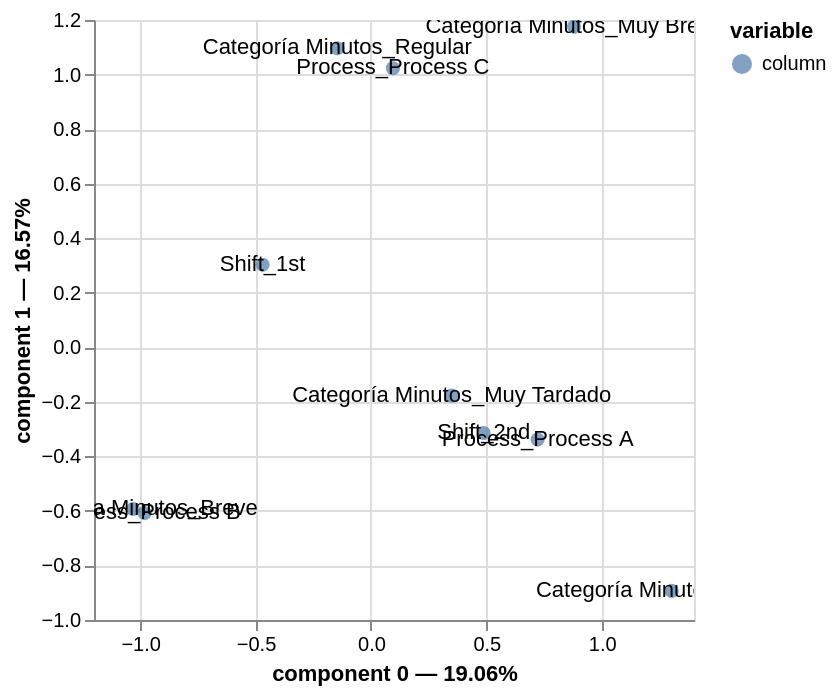

Notebook code cell kept with this figure:
### Markdown cell above
Una vez actualizado nuestro df con esta nueva categoría, corremos el modelo de análisis de correspondencia.

### Code cell
warnings.filterwarnings("ignore", category=FutureWarning)
var_cat = ['Categoría Minutos', 'Shift', 'Process']

# Creación de instancia del modelo
mca = prince.MCA(n_components = 2)
# Ajuste del modelo a los datos
mca = mca.fit(df[var_cat])
# Crea gráfico
ax = mca.plot(df[var_cat], show_column_labels=True, show_row_markers=False)
ax

### Figure 1 — Vega-Lite specification as saved in the notebook (floating-point values rounded to 4 significant figures)
{"config": {"view": {"continuousWidth": 300, "continuousHeight": 300}}, "layer": [{"mark": {"type": "circle", "size": 50}, "encoding": {"color": {"field": "variable", "type": "nominal"}, "tooltip": [{"field": "variable", "type": "nominal"}, {"field": "value", "type": "nominal"}, {"field": "component 0", "type": "quantitative"}, {"field": "component 1", "type": "quantitative"}], "x": {"axis": {"title": "component 0 — 19.06%"}, "field": "component 0", "scale": {"zero": false}, "type": "quantitative"}, "y": {"axis": {"title": "component 1 — 16.57%"}, "field": "component 1", "scale": {"zero": false}, "type": "quantitative"}}, "name": "view_9"}, {"mark": {"type": "text"}, "encoding": {"text": {"field": "label", "type": "nominal"}, "x": {"axis": {"title": "component 0 — 19.06%"}, "field": "component 0", "scale": {"zero": false}, "type": "quantitative"}, "y": {"axis": {"title": "component 1 — 16.57%"}, "field": "component 1", "scale": {"zero": false}, "type": "quantitative"}}}], "data": {"name": "data-ac43887430be995502022ad10892df05"}, "params": [{"name": "param_9", "select": {"type": "interval", "encodings": ["x", "y"]}, "bind": "scales", "views": ["view_9"]}], "$schema": "https://vega.github.io/schema/vega-lite/v5.8.0.json", "datasets": {"data-ac43887430be995502022ad10892df05": [{"component 0": 0.88, "component 1": 1.175, "variable": "column", "value": "Categoría Minutos_Muy Breve", "label": "Categoría Minutos_Muy Breve"}, {"component 0": -1.031, "component 1": -0.593, "variable": "column", "value": "Categoría Minutos_Breve", "label": "Categoría Minutos_Breve"}, {"component 0": -0.1458, "component 1": 1.096, "variable": "column", "value": "Categoría Minutos_Regular", "label": "Categoría Minutos_Regular"}, {"component 0": 1.303, "component 1": -0.8933, "variable": "column", "value": "Categoría Minutos_Tardado", "label": "Categoría Minutos_Tardado"}, {"component 0": 0.3501, "component 1": -0.1773, "variable": "column", "value": "Categoría Minutos_Muy Tardado", "label": "Categoría Minutos_Muy Tardado"}, {"component 0": -0.4695, "component 1": 0.3023, "variable": "column", "value": "Shift_1st", "label": "Shift_1st"}, {"component 0": 0.4886, "component 1": -0.3147, "variable": "column", "value": "Shift_2nd", "label": "Shift_2nd"}, {"component 0": 0.7224, "component 1": -0.3385, "variable": "column", "value": "Process_Process A", "label": "Process_Process A"}, {"component 0": -0.9807, "component 1": -0.6081, "variable": "column", "value": "Process_Process B", "label": "Process_Process B"}, {"component 0": 0.09525, "component 1": 1.023, "variable": "column", "value": "Process_Process C", "label": "Process_Process C"}]}}
